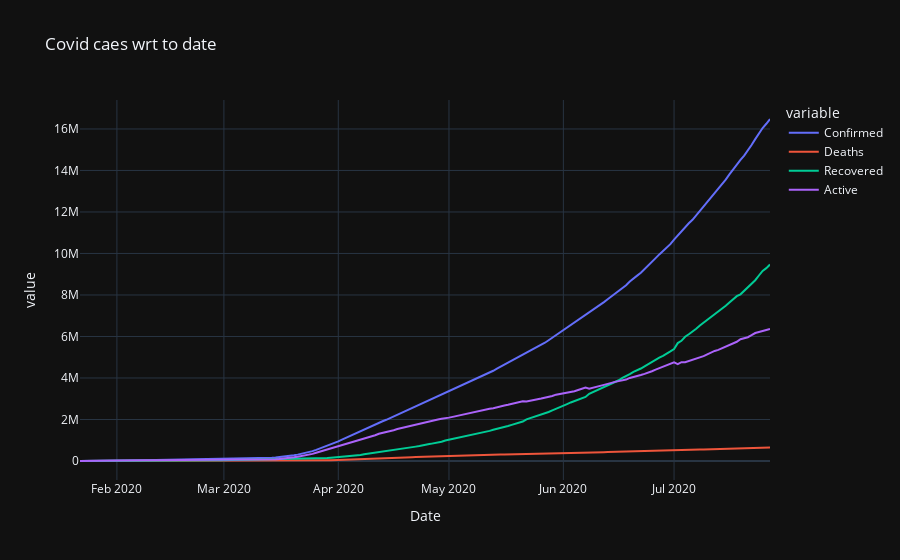

This figure's notebook cell:
### Code cell
# time series
px.line(day_wise_data, x='Date', y=['Confirmed', 'Deaths', 'Recovered','Active'],
        title='Covid caes wrt to date', template='plotly_dark')

### Figure 1 — Plotly figure (JSON) as saved in the notebook; plotly's stock layout.template omitted (floating-point values rounded to 4 significant figures; data arrays with more than 128 entries replaced by an {"elided": "..."} marker saying what was removed)
{"data": [{"hovertemplate": "variable=Confirmed<br>Date=%{x}<br>value=%{y}<extra></extra>", "legendgroup": "Confirmed", "line": {"color": "#636efa", "dash": "solid"}, "marker": {"symbol": "circle"}, "mode": "lines", "name": "Confirmed", "orientation": "v", "showlegend": true, "type": "scatter", "x": {"elided": "188 str values"}, "xaxis": "x", "y": {"elided": "188 int values"}, "yaxis": "y"}, {"hovertemplate": "variable=Deaths<br>Date=%{x}<br>value=%{y}<extra></extra>", "legendgroup": "Deaths", "line": {"color": "#EF553B", "dash": "solid"}, "marker": {"symbol": "circle"}, "mode": "lines", "name": "Deaths", "orientation": "v", "showlegend": true, "type": "scatter", "x": {"elided": "188 str values"}, "xaxis": "x", "y": {"elided": "188 int values"}, "yaxis": "y"}, {"hovertemplate": "variable=Recovered<br>Date=%{x}<br>value=%{y}<extra></extra>", "legendgroup": "Recovered", "line": {"color": "#00cc96", "dash": "solid"}, "marker": {"symbol": "circle"}, "mode": "lines", "name": "Recovered", "orientation": "v", "showlegend": true, "type": "scatter", "x": {"elided": "188 str values"}, "xaxis": "x", "y": {"elided": "188 int values"}, "yaxis": "y"}, {"hovertemplate": "variable=Active<br>Date=%{x}<br>value=%{y}<extra></extra>", "legendgroup": "Active", "line": {"color": "#ab63fa", "dash": "solid"}, "marker": {"symbol": "circle"}, "mode": "lines", "name": "Active", "orientation": "v", "showlegend": true, "type": "scatter", "x": {"elided": "188 str values"}, "xaxis": "x", "y": {"elided": "188 int values"}, "yaxis": "y"}], "layout": {"legend": {"title": {"text": "variable"}, "tracegroupgap": 0}, "title": {"text": "Covid caes wrt to date"}, "xaxis": {"anchor": "y", "domain": [0, 1], "title": {"text": "Date"}}, "yaxis": {"anchor": "x", "domain": [0, 1], "title": {"text": "value"}}}}
